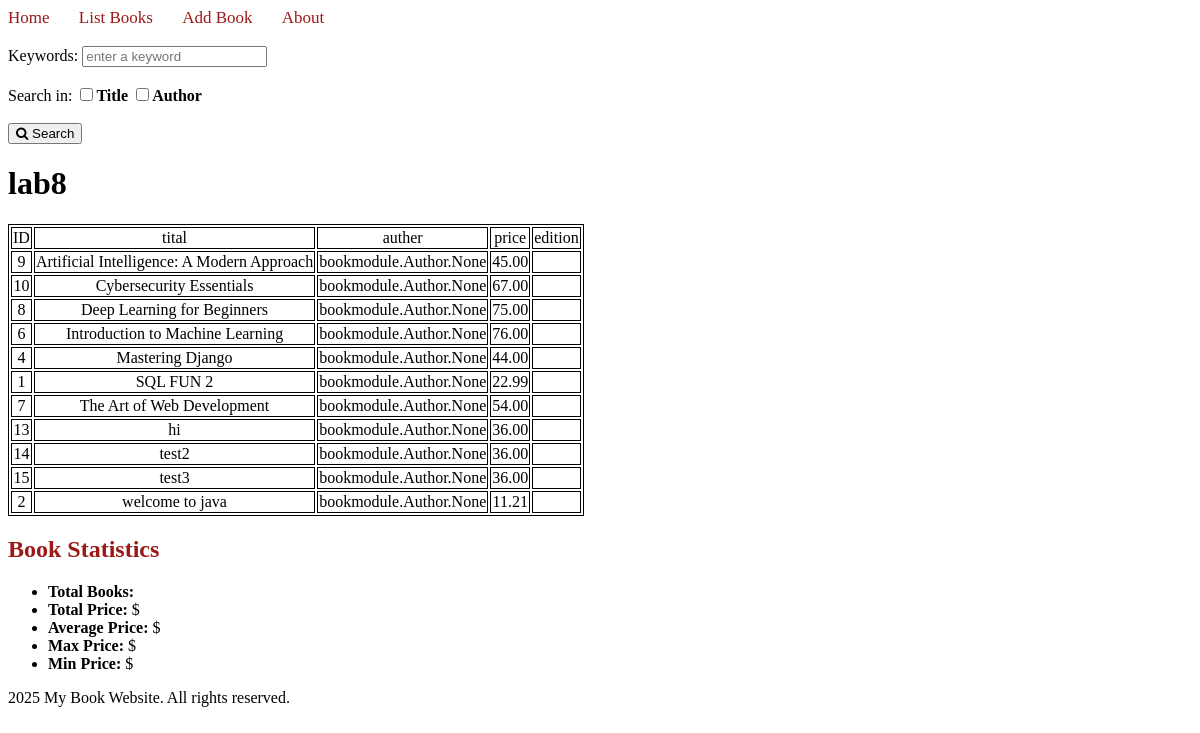
The app's page /books/lab8/task1/ with its own data.
### apps/bookmodule/models.py (models this page shows)
class Book(models.Model):
     title = models.CharField(max_length = 50)
     price = models.DecimalField(max_digits=10, decimal_places=2)
     rating = models.SmallIntegerField(default = 1)
     pubdate= models.DateTimeField(default=timezone.now)
     author = models.ManyToManyField(Author)
     publisher = models.ForeignKey(Publisher, on_delete=models.CASCADE, null=True)
     class Meta:
         ordering = ['title']

### apps/bookmodule/views.py (the view)
# urls.py: path('lab8/task1/', views.task1, name="books.task1"),
def task1(request):
    mybooks = Book.objects.filter(Q(price__lte = 80))
    return render(request, 'bookmodule/lab8.html', {'books':mybooks})

### apps/templates/bookmodule/lab8.html (shortened to what this page needs)
{% extends "layouts/base.html" %}
{% load static %}
{% block content %}
<h1>lab8</h1>
{% if books %}
<table border>
 <tr>
  <td>  ID    </td>
  <td> tital  </td>
  <td> auther </td>
  <td> price  </td>
  <td> edition </td>
 </tr>
 {% for i in books %}
 <tr>
    <td>{{i.id}}</td>
    <td>{{i.title}}</td>
    <td>{{i.author}}</td>
    <td>{{i.price}}</td>
    <td>{{i.edition}}</td>
 </tr>
{%endfor%}
</table>
{%endif%}
<h2 class="h22">Book Statistics</h2>
        <ul>
            <li><b>Total Books:</b> {{ stats.totalbooks }}</li>
            <li><b>Total Price:</b>  {{ stats.totalprice }} $ </li>
            <li><b>Average Price:</b> {{ stats.average }} $ </li>
            <li><b>Max Price:</b>     {{ stats.max }} $ </li>
            <li><b>Min Price:</b>     {{ stats.min }} $ </li>
        </ul>
 {% endblock content %}

### apps/static/style.css (style rules this page uses)
table , th , td { border: 1px solid ; text-align: center; }
.h22 { color:#9b1919; }

### records on screen
Book: id "9", title "Artificial Intelligence: A Modern Approach", author "bookmodule.Author.None", price "45.00"
Book: id "10", title "Cybersecurity Essentials", author "bookmodule.Author.None", price "67.00"
Book: id "8", title "Deep Learning for Beginners", author "bookmodule.Author.None", price "75.00"
Book: id "6", title "Introduction to Machine Learning", author "bookmodule.Author.None", price "76.00"
Book: id "4", title "Mastering Django", author "bookmodule.Author.None", price "44.00"
Book: id "1", title "SQL FUN 2", author "bookmodule.Author.None", price "22.99"
Book: id "7", title "The Art of Web Development", author "bookmodule.Author.None", price "54.00"
Book: id "13", title "hi", author "bookmodule.Author.None", price "36.00"
Book: id "14", title "test2", author "bookmodule.Author.None", price "36.00"
Book: id "15", title "test3", author "bookmodule.Author.None", price "36.00"
Book: id "2", title "welcome to java", author "bookmodule.Author.None", price "11.21"
